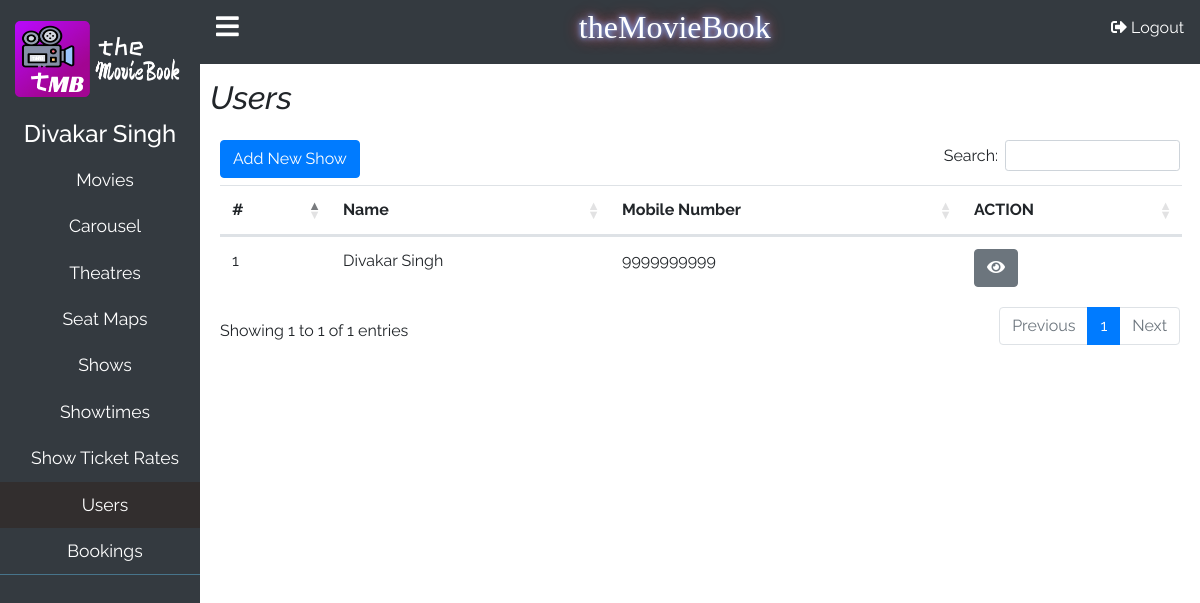
Page /admin/users.php (signed in) on the committed database.
### tables this page shows
CREATE TABLE `tbl_users` (
  `user_id` int(200) NOT NULL,
  `username` varchar(200) NOT NULL,
  `password` varchar(200) NOT NULL,
  `first_name` varchar(200) NOT NULL,
  `last_name` varchar(200) NOT NULL,
  `email` varchar(200) NOT NULL,
  `mobile` varchar(200) NOT NULL
);

### admin/functions.php (called while the page is built, shortened)
<?php
function get_admin_name($db,$id){
	$sql = "SELECT * FROM `tbl_admins` WHERE `admin_id` = '$id'";
	$result = mysqli_query($db,$sql);
	if(mysqli_num_rows($result)>0){
		while($row = mysqli_fetch_assoc($result)){
			$first_name = $row['first_name'];
			$last_name = $row['last_name'];
		}
		return $first_name.' '.$last_name;
	}
}
?>

### admin/users.php (the view, shortened to what this page needs)
<?php
include_once ('db_config.php');
include_once ('functions.php');
$query = "SELECT * FROM tbl_users";
$result = $db->query($query);
?>
<!DOCTYPE html>
<html lang="en">
<head>
    <link rel="stylesheet" href="https://use.fontawesome.com/releases/v5.8.1/css/all.css">
    <link href="css/bootstrap.min.css" rel="stylesheet">
    <link href="css/style.css?=<?php echo time(); ?>" rel="stylesheet">
    <link href="css/addons/dataTables.bootstrap4.min.css" rel="stylesheet">
    <link rel="stylesheet" href="css/jquery-ui.css">
</head>
<body>
<div class="wrapper" style="width: 100vw;height: 100vh;">
    <nav id="sidebar">
        <ul class="list-unstyled components">
            <li class="main-text">
                <img src="./images/logo.png" width="180px" alt="">
            </li>
            <li class="admin_name">
                <h4><?php echo get_admin_name($db,$_SESSION['admin_id']); ?></h4>
            </li>
            <li>
                <a href="movies.php">
                    <span>Movies</span>
                </a>
            </li>
            <li>
                <a href="carousel.php">
                    <span>Carousel</span>
                </a>
            </li>
            <li>
                <a href="theatres.php">
                    <span>Theatres</span>
                </a>
            </li>
            <li>
                <a href="theatre_seat_categories.php">
                    <span>Seat Maps</span>
                </a>
            </li>
            <li>
                <a href="shows.php">
                    <span>Shows</span>
                </a>
            </li>
            <li>
                <a href="showtimes.php">
                    <span>Showtimes</span>
                </a>
            </li>
            <li>
                <a href="show_ticket_rates.php">
                    <span>Show Ticket Rates</span>
                </a>
            </li>
                <li class="active">
                    <a href="users.php">
                        <span>Users</span>
                    </a>
                </li>
            <li>
                <a href="bookings.php">
                    <span>Bookings</span>
                </a>
            </li>
        </ul>
    </nav>
    <div id="content">
        <nav class="navbar bg-dark">
            <span class="bars" id="sidebarCollapse"><i class="fas fa-bars"></i>
            </span>
            <h4>theMovieBook</h4>
            <a href="admin.logout.php" class="signout">
                <i class="fas fa-sign-out-alt"></i>
                <span>Logout</span>
            </a>
        </nav>
        <div class="content-wrapper">
            <div class="content-header">
                <h2 class="font-italic">Users</h2>
            </div>
            <div class="content-body">
                <button class="btn btn-primary addShow" data-toggle="modal" data-target="#addShowModal" style="position: absolute;z-index: 1;">Add New Show</button>
                <table class="table">
                    <thead>
                        <tr>
                            <th>#</th>
                            <th>Name</th>
                            <th>Mobile Number</th>
                            <th>ACTION</th>
                        </tr>
                    </thead>
                    <tbody>
                        <?php $i = 1;
                        while ($row = mysqli_fetch_assoc($result)) {
                         ?>
                         <tr>
                            <td><?php echo $i; ?></td>
                             <td><?php echo $row['first_name'] . ' ' . $row['last_name']; ?></td>
                             <td><?php echo $row['mobile']; ?></td>
                             <td><?php echo "<button class='btn btn-secondary view_btn'><i class='fas fa-eye'></i></button>";?></td>
                         </tr>
                        <?php $i++; } ?>
                    </tbody>
                </table>
            </div>
        </div>
    </div>
</div>
</body>
</html>

### admin/css/style.css (style rules this page uses)
body { margin: 0; padding: 0; box-sizing: border-box; font-family: 'Raleway'; }
.wrapper { display: flex; width: 100%; height: 100%; align-items: stretch; }
#sidebar { min-width: 200px; max-width: 200px; background-color: #343a40; transition: all 0.3s ease; }
#sidebar ul.components { border-bottom: 1px solid #47748b; }
#sidebar ul li a { padding: 10px; font-size: 1.1rem; display: block; padding-left: 20px; text-align: center; }
a { text-decoration: none; color: #000; }
.main-text { font-size: 24px; color: #fff; display: flex; justify-content: center; align-items: center; height: 15vh; }
#sidebar ul li a { color: #fff; }
#sidebar ul li.active > a, a[aria-expanded="true"] { background-color: #322e2e; }
.navbar { height: 8vh; }
.bars { color: #fff; cursor: pointer; font-size: 26px; margin-bottom: 10px; }
.navbar h4 { font-family: 'neon'; font-size: 2rem; margin-bottom: 10px; color: #fff; text-shadow: 0 0 5px #7bacff, 0 0 10px #7bacff, 0 0 15px #fd1c03; }
.navbar a { color: #fff; margin-bottom: 10px; }
.admin_name { color: #fff; text-align: center; }
#content { min-width: 80%; width: 100%; min-height: 100vh; transition: all 0.3s ease; }
.content-wrapper { width: 100%; height: 92vh; padding: 10px; font-family: 'Raleway'; }
.content-header { height: 7vh; display: flex; justify-content: space-between; align-items: center; }
.content-body { background: #fff; border-radius: 10px; padding: 10px; }

### rows in the picture
tbl_users: first_name "Divakar", last_name "Singh", mobile "9999999999"

### other values in the picture
get_admin_name($db,$_SESSION['admin_id']) "Divakar Singh"
